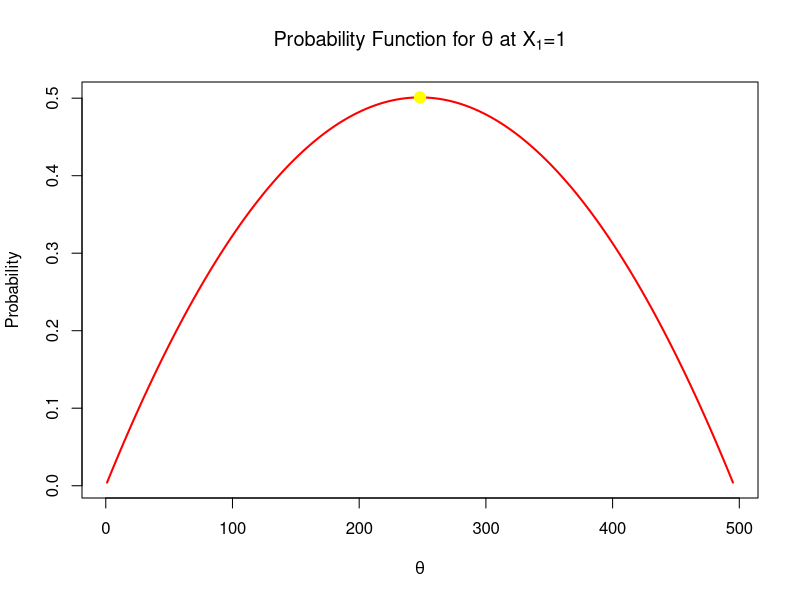
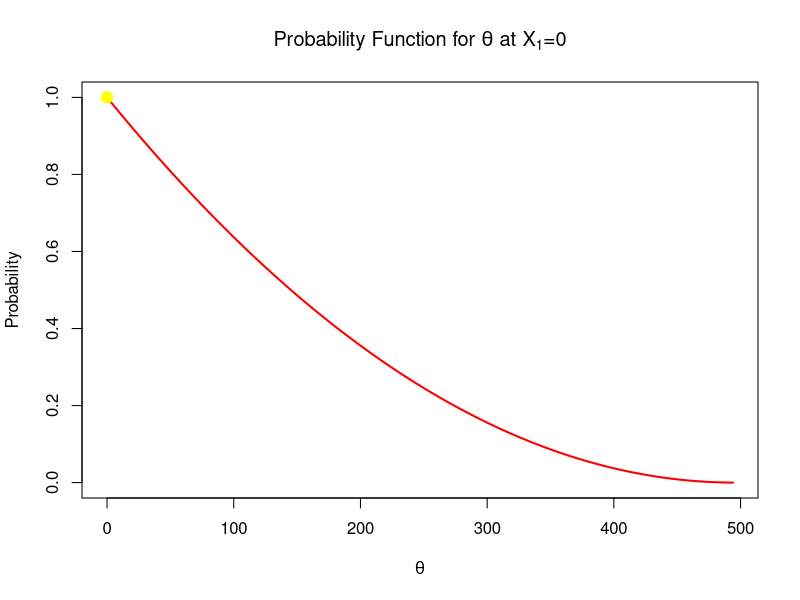
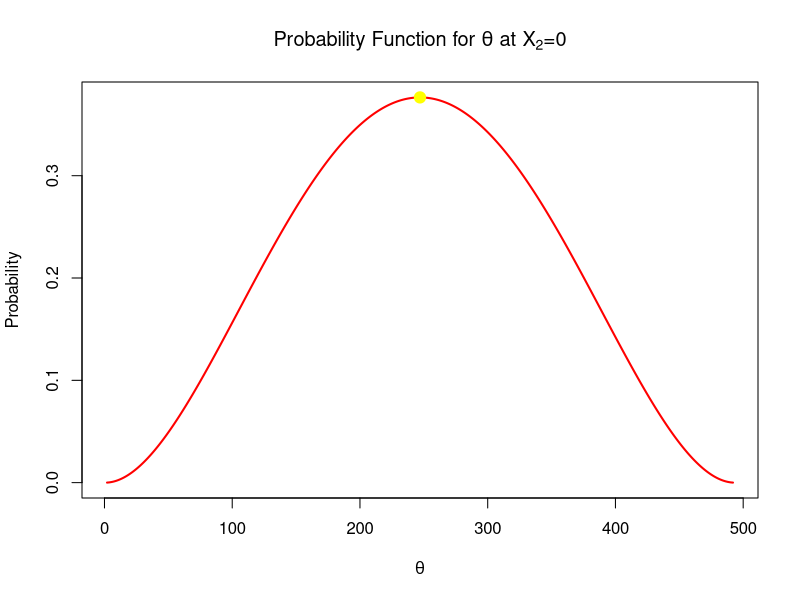
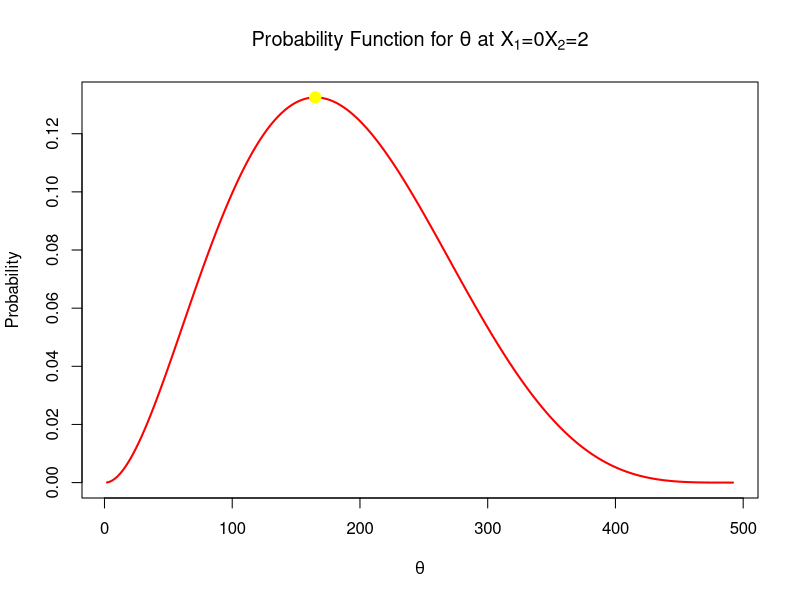

The R source for these figures, in order:
## ---- chunk 1
knitr::opts_chunk$set(echo = TRUE)
## ---- chunk 2

#Case 1: Observing 1 dirty packet
N_1 <- 496
n_1 <- 2
x_1 <- 1

#the possible theta values 
possible_theta <- 1:495

#Calculating the hypergeometric probability
probability <- dhyper(x_1, possible_theta, N_1-possible_theta, n_1)


#finding the max values for theta and the max probability
theta_max <- possible_theta[which.max(probability)]
max_prob <-max(probability)

#Plotting the function
plot(
  possible_theta,
  probability,
  type="l", 
  col = "red", 
  lwd =2,
  xlab = expression(theta),
  ylab="Probability",
  main = expression(paste("Probability Function for ", theta, " at ", X[1], "=1")))

  #adding a point to indicate the Max
  points(theta_max, max_prob, col="yellow", pch=19, cex=1.5)
  
  #print results 
  print(paste("The maximum value for theta is:", theta_max))
  print(paste("The maximum Probability is:", max_prob))
  

## ---- chunk 3

#Case 2: Observing 0 dirty packet
N_1 <- 496
n_1 <- 2
x_1 <- 0

#the possible theta values 
possible_theta <- 0:494

#Calculating the hypergeometric probability
probability <- dhyper(x_1, possible_theta, N_1-possible_theta, n_1)

#finding the max values for theta and the max probability
theta_max <- possible_theta[which.max(probability)]
max_prob <-max(probability)

#Plotting the function
plot(
  possible_theta,
  probability,
  type="l", 
  col = "red", 
  lwd =2,
  xlab = expression(theta),
  ylab="Probability",
  main = expression(paste("Probability Function for ", theta, " at ", X[1], "=0")))
  
  #adding a point to indicate the Max
  points(theta_max, max_prob, col="yellow", pch=19, cex=1.5)
  
  #print results 
  print(paste("The maximum value for theta is:", theta_max))
  print(paste("The maximum Probability is:", max_prob))
## ---- chunk 4
# Observing 2 dirty packets put of 4

N_2 <- 494
n_2 <- 4
x_2 <- 2

#the possible theta values 
possible_theta_2 <- 2:492

#Calculating the hypergeometric probability
probability_2 <- dhyper(x_2, possible_theta_2, N_2-possible_theta_2, n_2)

#finding the max values for theta and the max probability
theta_max_2 <- possible_theta_2[which.max(probability_2)]
max_prob_2 <-max(probability_2)

#Plotting the function
plot(
  possible_theta_2,
  probability_2,
  type="l", 
  col = "red", 
  lwd =2,
  xlab = expression(theta),
  ylab="Probability",
  main = expression(paste("Probability Function for ", theta, " at ", X[2], "=0")))

  #adding a point to indicate the Max
  points(theta_max_2, max_prob_2, col="yellow", pch=19, cex=1.5)
  
  #print results 
  print(paste("The Maximum Likelihood Estimate for theta is:", theta_max_2))
  print(paste("The maximum Probability is:", max_prob_2))

## ---- chunk 5
# determine joint sampling distribution

max_theta = min(max(possible_theta), max(possible_theta_2))
min_theta = max(min(possible_theta), min(possible_theta_2))

print(paste("The smallest possible value of theta for the joint sampling distribution is:", min_theta))

print(paste("The largest possible value of theta for the joint sampling distribution is:", max_theta))

# determine the joint sampling distribution using the lower and upper bounds
probability_3 = probability[3:493] * probability_2[1:491]
## ---- chunk 6
#finding the max values for theta and the max probability
theta_max_3 <- possible_theta_2[which.max(probability_3)]
max_prob_3 <-max(probability_3)

#Plotting the function
plot(
  possible_theta_2,
  probability_3,
  type="l", 
  col = "red", 
  lwd =2,
  xlab = expression(theta),
  ylab="Probability",
  main = expression(paste("Probability Function for ", theta, " at ", 
                          X[1], "=0", X[2], "=2")))

  #adding a point to indicate the Max
  points(theta_max_3, max_prob_3, col="yellow", pch=19, cex=1.5)
  
  #print results 
  print(paste("The Maximum Likelihood Estimate for theta is:", theta_max_3))
  print(paste("The maximum Probability is:", max_prob_3))
